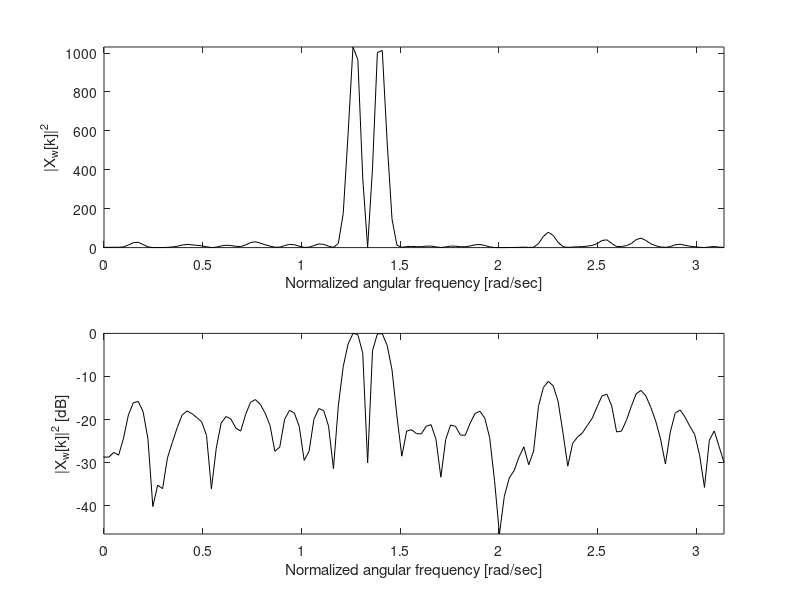

MATLAB code for this plot:
L=2^7; % 窓長
n=0:L-1; % サンプル値番号軸ベクトル
F1=0.30; F2=0.28; % 正規化周波数値
r=7; rng(r); w=randn(1,L); % 白色雑音
x=cos(2*pi*F1*n)+sin(2*pi*F2*n)+0.5*w; % 観測信号
wd=hann(L); % ハニング窓関数
xw=wd'.*x; % 窓関数の適用
[acxw,lagxw]=xcorr(xw,xw); % 自己相関関数
Xwa=fft(acxw); % パワースペクトル（ウィナー-ヒンチンの定理）
Xwaa=abs(Xwa); % 振幅と位相補正
Nacxw=length(acxw); % 自己相関信号長
ka=-pi:2*pi/(Nacxw-1):pi; % 正規化角周波数軸ベクトル生成
Xwad=10*log10(Xwaa/max(Xwaa)); % 周波数スペクトル（dB表示）
figure(1) % 図5.8
subplot(2,1,1)
plot(ka,Xwaa,'k-'); hold on % 正規化角周波数軸状のパワースペクトル（線形表示）
axis([0,pi,0,max(Xwaa)]); xlabel('Normalized angular frequency [rad/sec]');ylabel('|X_w[k]|^2')
subplot(2,1,2)
plot(ka, Xwad,'k-'); % パワースペクトル（dB表示）
axis([0,pi,min(Xwad),0]); xlabel('Normalized angular frequency [rad/sec]');ylabel('|X_w[k]|^2 [dB]')